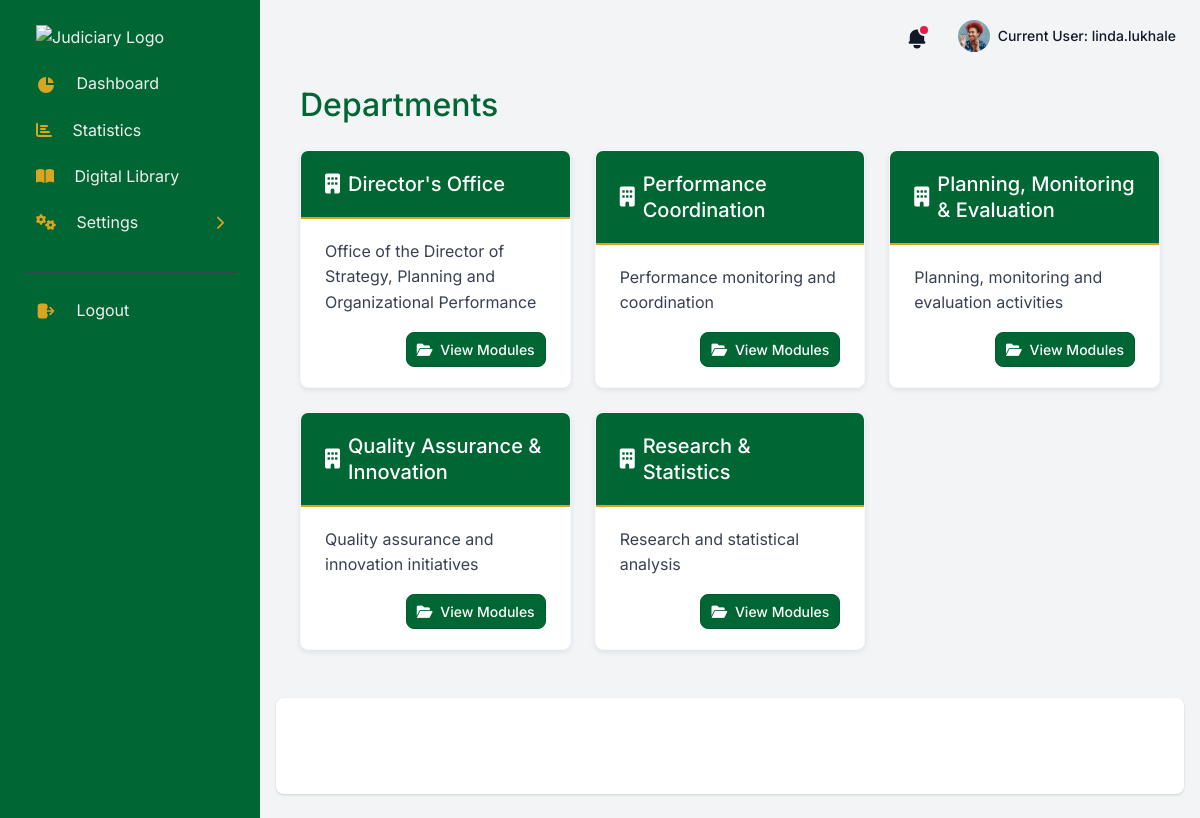
The app's page /dashboard/ (signed in) with its own data.
### authentication/models.py (models this page shows, shortened)
class CustomUser(AbstractUser):
    departments = models.ManyToManyField(Department, related_name='members')
    first_name = models.CharField(max_length=150, blank=True)
    last_name = models.CharField(max_length=150, blank=True)
    pj_number = models.CharField(max_length=150, blank=True)
    phone = models.CharField(max_length=150, blank=True)
    mobile = models.CharField(max_length=150, blank=True)

### apps/organization/models.py (models this page shows, shortened)
class Department(models.Model):
    name = models.CharField(max_length=200)
    description = models.TextField(blank=True)
    created_at = models.DateTimeField(auto_now_add=True)
    is_active = models.BooleanField(default=True)
    class Meta:
        ordering = ['name']

### apps/home/views.py (the view)
# urls.py: path('dashboard/', views.dashboard, name='dashboard'),
@login_required
def dashboard(request):
    departments = Department.objects.prefetch_related('roles').filter(is_active=True)
    return render(request, "home/dashboard.html", {'departments': departments})

### apps/context_processors.py (called while the page is built)
def cfg_assets_root(request):
    return { 'ASSETS_ROOT' : settings.ASSETS_ROOT }

### apps/templates/home/dashboard.html (shortened to what this page needs)
{% extends "layouts/base.html" %}
{% block content %}
<div class="container-fluid mt-4">
    <h2 class="mb-4" style="color: #006633;">Departments</h2>
    <div class="row">
        {% for department in departments %}
        <div class="col-lg-4 col-md-6 mb-4">
            <div class="card h-100 shadow-sm border-light">
                <div class="card-header text-white d-flex justify-content-between align-items-center" style="background-color: #006633; border-bottom: 2px solid #DAA520;">
                    <h5 class="card-title mb-0 d-inline-flex align-items-center">
                        <i class="fas fa-building me-2"></i> {{ department.name }}
                    </h5>
                </div>
                <div class="card-body d-flex flex-column">
                    <p class="card-text flex-grow-1">{{ department.description|default:"No description available." }}</p>
                    <div class="mt-auto text-end">
                        <a href="{% url 'apps.home:department_modules' department_id=department.id %}" class="btn btn-sm text-white" style="background-color: #006633; border-color: #005a30;">
                            <i class="fas fa-folder-open me-1"></i> View Modules
                        </a>
                    </div>
                </div>
            </div>
        </div>
        {% empty %}
        <div class="col-12">
            <div class="alert alert-info" role="alert">
                <i class="fas fa-info-circle me-2"></i> No departments found.
            </div>
        </div>
        {% endfor %}
    </div>
</div>
{% endblock content %}

### apps/templates/includes/navigation.html (shortened to what this page needs)
<nav class="navbar navbar-top navbar-expand navbar-dashboard navbar-dark ps-0 pe-2 pb-0">
              <div class="container-fluid px-0">
                <div class="d-flex justify-content-between w-100" id="navbarSupportedContent">
                  <ul class="navbar-nav align-items-center">
                    <li class="nav-item dropdown">
                      <a class="nav-link text-dark notification-bell unread dropdown-toggle" data-unread-notifications="true" href="#" role="button" data-bs-toggle="dropdown" data-bs-display="static" aria-expanded="false">
                        <svg class="icon icon-sm text-gray-900" fill="currentColor" viewBox="0 0 20 20" xmlns="http://www.w3.org/2000/svg"><path d="M10 2a6 6 0 00-6 6v3.586l-.707.707A1 1 0 004 14h12a1 1 0 00.707-1.707L16 11.586V8a6 6 0 00-6-6zM10 18a3 3 0 01-3-3h6a3 3 0 01-3 3z"></path></svg>
                      </a>
                    </li>
                    <li class="nav-item dropdown ms-lg-3">
                      <a class="nav-link dropdown-toggle pt-1 px-0" href="#" role="button" data-bs-toggle="dropdown" aria-expanded="false">
                        <div class="media d-flex align-items-center">
                          <img class="avatar rounded-circle" alt="Image placeholder" src="{{ ASSETS_ROOT }}/img/team/profile-picture-3.jpg">
                          <div class="media-body ms-2 text-dark align-items-center d-none d-lg-block">
                            <span class="mb-0 font-small fw-bold text-gray-900">
                              Current User: <strong>{{ request.user.username }}</strong>
                            </span>
                          </div>
                        </div>
                      </a>
                    </li>
                  </ul>
                </div>
              </div>
            </nav>

### records on screen
CustomUser: user.username "linda.lukhale"
Department: name "Director's Office", description "Office of the Director of Strategy, Planning and Organizational Performance"
Department: name "Performance Coordination", description "Performance monitoring and coordination"
Department: name "Planning, Monitoring & Evaluation", description "Planning, monitoring and evaluation activities"
Department: name "Quality Assurance & Innovation", description "Quality assurance and innovation initiatives"
Department: name "Research & Statistics", description "Research and statistical analysis"
